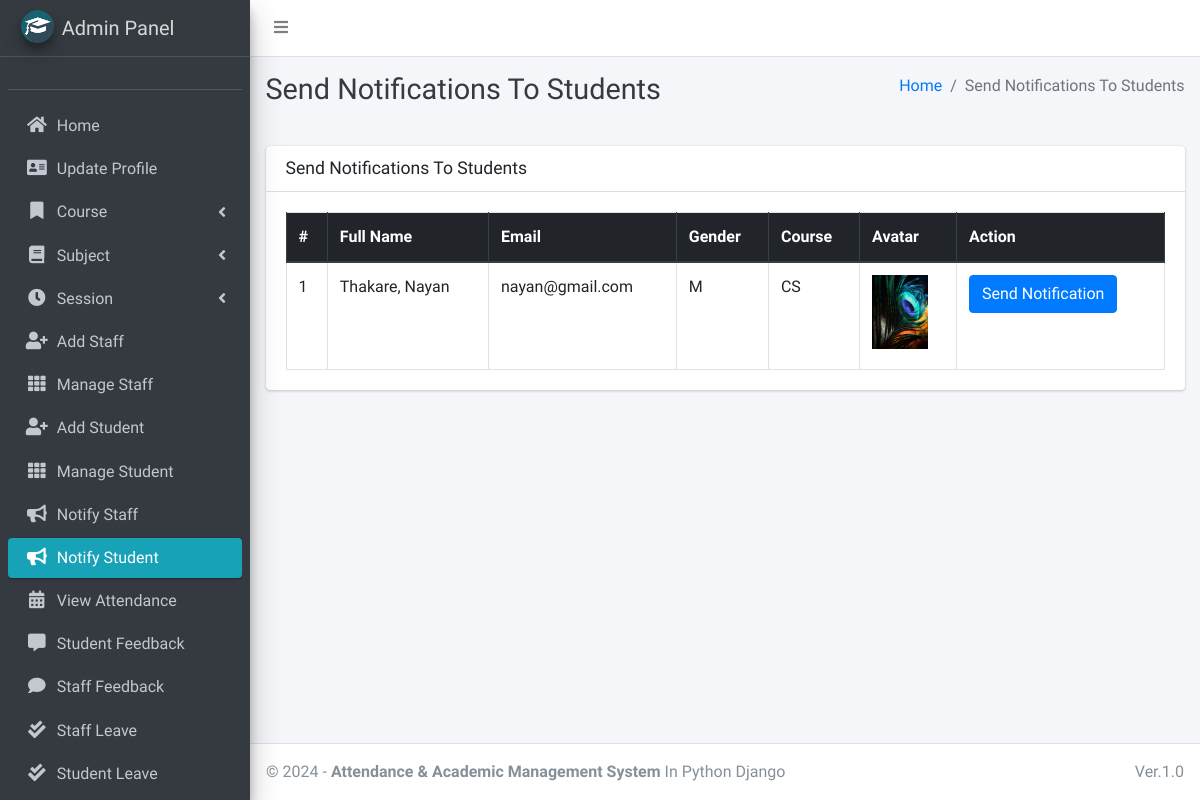
The page /admin_notify_student (signed in) on the database as committed earlier.
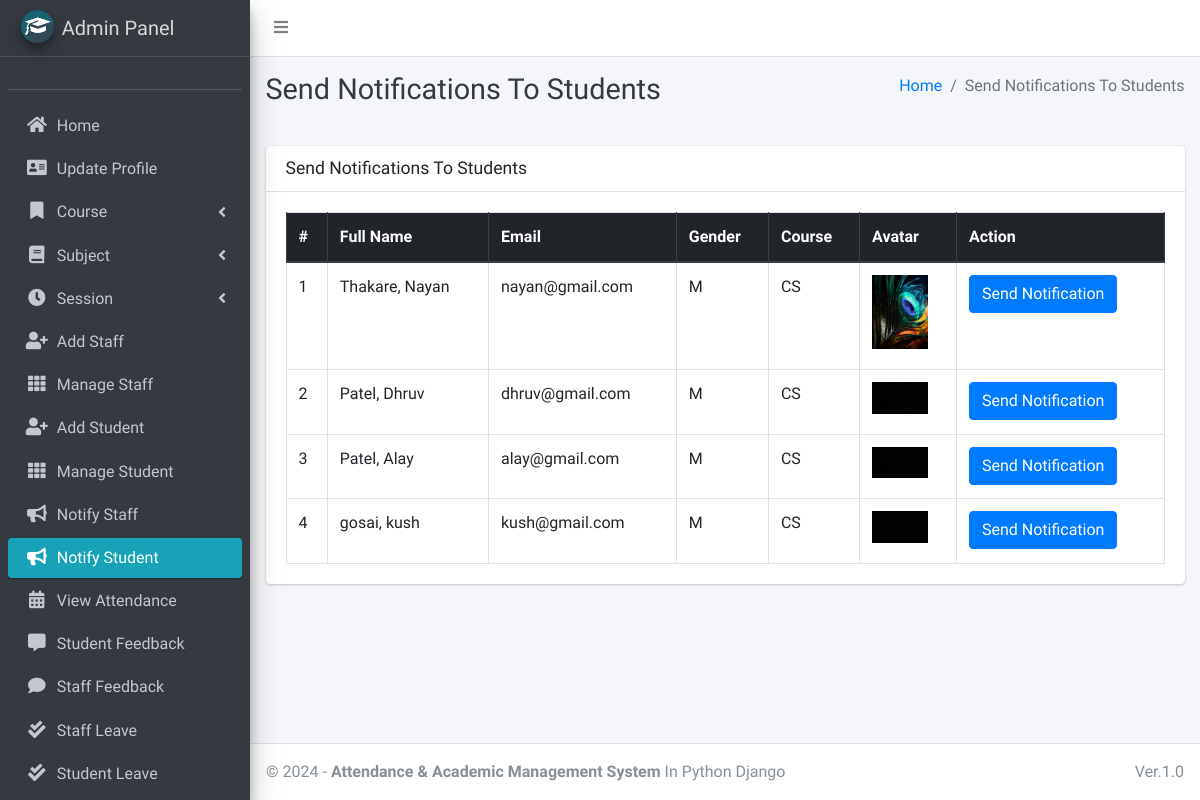
The same page on the database as committed later.
### main_app/models.py (models this page shows, shortened)
class CustomUser(AbstractUser):
    USER_TYPE = ((1, "HOD"), (2, "Staff"), (3, "Student"))
    GENDER = [("M", "Male"), ("F", "Female")]
    username = None  # Removed username, using email instead
    email = models.EmailField(unique=True)
    user_type = models.CharField(default=1, choices=USER_TYPE, max_length=1)
    gender = models.CharField(max_length=1, choices=GENDER)
    profile_pic = models.ImageField()
    address = models.TextField()
    fcm_token = models.TextField(default="")  # For firebase notifications
    created_at = models.DateTimeField(auto_now_add=True)
    updated_at = models.DateTimeField(auto_now=True)
    USERNAME_FIELD = "email"
    REQUIRED_FIELDS = []
    objects = CustomUserManager()
    def __str__(self):
        return self.last_name + ", " + self.first_name

class Student(models.Model):
    admin = models.OneToOneField(CustomUser, on_delete=models.CASCADE)
    course = models.ForeignKey(Course, on_delete=models.DO_NOTHING, null=True, blank=False)
    session = models.ForeignKey(Session, on_delete=models.DO_NOTHING, null=True)

class Course(models.Model):
    name = models.CharField(max_length=120)
    created_at = models.DateTimeField(auto_now_add=True)
    updated_at = models.DateTimeField(auto_now=True)

### main_app/hod_views.py (the view)
# urls.py: path("admin_notify_student", hod_views.admin_notify_student,
def admin_notify_student(request):
    student = CustomUser.objects.filter(user_type=3)
    context = {
        'page_title': "Send Notifications To Students",
        'students': student
    }
    return render(request, "hod_template/student_notification.html", context)

### main_app/templates/hod_template/student_notification.html (shortened to what this page needs)
{% extends 'main_app/base.html' %}
{% load static %}
{% block page_title %}{{page_title}}{% endblock page_title %}
{% block content %}
<section class="content">
    <div class="container-fluid">
        <div class="row">
            <div class="col-md-12">
                <div class="card">
                    <div class="card-header">
                        <h3 class="card-title">{{page_title}}</h3>
                    </div>
                    <div class="card-body">
                        <table id="example2" class="table table-bordered table-hover">
                            <thead class="thead-dark">
                                <tr>
                                    <th>#</th>
                                    <th>Full Name</th>
                                    <th>Email</th>
                                    <th>Gender</th>
                                    <th>Course</th>
                                    <th>Avatar</th>
                                    <th>Action</th>
                                </tr>
                            </thead>
                            <tbody>
                                {% for student in students %}
                                <tr>
                                    <td>{{ forloop.counter }}</td>
                                    <td>{{student.last_name}}, {{student.first_name}}</td>
                                    <td>{{student.email}}</td>
                                    <td>{{student.gender}}</td>
                                    <td>{{student.student.course.name}}</td>
                                    <td>
                                        {% if student.profile_pic == ""  %}
                                        No Image
                                        {% else %}
                                        <img class="img img-fluid mb-2" height="56" width="56"
                                            src="{{student.profile_pic}}" alt="">
                                        {% endif %}
                                    </td>
                                    <td><button data-toggle = "modal" data-target = "#myModal"class="btn btn-primary show_notification" value="{{student.id}}">Send Notification</button>
                                    </td>
                                </tr>
                                {% endfor %}
                            </tbody>
                        </table>
                    </div>
                </div>
            </div>
        </div>
    </div>
</section>
{% endblock content %}

### main_app/templates/main_app/base.html (shortened to what this page needs)
{% load static %}
<!DOCTYPE html>
<html>
<head>
    <link rel="stylesheet" href="{% static 'plugins/fontawesome-free/css/all.min.css'%} ">
    <link rel="stylesheet" href="https://code.ionicframework.com/ionicons/2.0.1/css/ionicons.min.css">
    <link rel="stylesheet"
        href="{% static 'plugins/tempusdominus-bootstrap-4/css/tempusdominus-bootstrap-4.min.css'%} ">
    <link rel="stylesheet" href="{% static 'plugins/icheck-bootstrap/icheck-bootstrap.min.css'%} ">
    <link rel="stylesheet" href="{% static 'dist/css/adminlte.min.css'%} ">
    <link rel="stylesheet" href="{% static 'plugins/overlayScrollbars/css/OverlayScrollbars.min.css'%} ">
    <link rel="stylesheet" href="{% static 'plugins/daterangepicker/daterangepicker.css'%} ">
</head>
<body class="hold-transition sidebar-mini layout-fixed">
    <div class="wrapper">
        <nav class="main-header navbar navbar-expand navbar-white navbar-light">
            <ul class="navbar-nav">
                <li class="nav-item">
                    <a class="nav-link" data-widget="pushmenu" href="#"><i class="fas fa-bars"></i></a>
                </li>
            </ul>
        </nav>
        {% include "main_app/sidebar_template.html" with user=user %}
        <div class="content-wrapper">
            <div class="content-header">
                <div class="container-fluid">
                    <div class="row mb-2">
                        <div class="col-sm-6">
                            <h1 class="m-0 text-dark">{% block page_title %}{% endblock page_title %}</h1>
                        </div>
                        <div class="col-sm-6">
                            <ol class="breadcrumb float-sm-right">
                                <li class="breadcrumb-item"><a href="#">Home</a></li>
                                <li class="breadcrumb-item active">{{ page_title }}</li>
                            </ol>
                        </div>
                    </div>
                </div>
            </div>
<section class="content">
    <div class="container-fluid">
        <div class="row">
            <div class="col-md-12">
            </div></div></div></section>
            {% block content %}
            {% endblock content %}
        </div>
        {% include "main_app/footer.html" %}
    </div>
</body>
</html>

### main_app/templates/main_app/sidebar_template.html (shortened to what this page needs)
{% load static %}
<aside class="main-sidebar sidebar-dark-info elevation-4">
    {% if request.user.user_type == '1' %}
    <a href="{% url 'admin_home' %}" class="brand-link">
        <img src="{% static 'dist/img/cmsl.png' %} " alt="AdminLTE Logo"
            class="brand-image img-circle elevation-3" >
        <span class="brand-text font-weight-light">Admin Panel</span>
    </a>
    <div class="sidebar">
        <div class="user-panel mt-3 pb-3 mb-3 d-flex">
        </div>
        <nav class="mt-2">
            <ul class="nav nav-pills nav-sidebar flex-column" data-widget="treeview" role="menu" data-accordion="false">
               <li class="nav-item">
                    {% url 'admin_home' as admin_home %}
                    <a href="{{admin_home}}" class="nav-link {% if admin_home == request.path %} active {% endif %}">
                        <i class="nav-icon fas fa-home"></i>
                        <p>
                            Home
                        </p>
                    </a>
                </li>
                <li class="nav-item">
                    {% url 'admin_view_profile' as admin_view_profile %}
                    <a href="{{admin_view_profile}}"
                        class="nav-link {% if admin_view_profile == request.path %} active {% endif %}">
                        <i class="nav-icon fas fa-address-card"></i>
                        <p>
                            Update Profile
                        </p>
                    </a>
                </li>
                <li class="nav-item has-treeview">
                    <a href="#" class="nav-link">
                        <i class="nav-icon fas fa-bookmark"></i>
                        <p>
                            Course
                            <i class="fas fa-angle-left right"></i>
                        </p>
                    </a>
                </li>
                <li class="nav-item has-treeview">
                    <a href="#" class="nav-link">
                        <i class="nav-icon fas fa-book"></i>
                        <p>
                            Subject
                            <i class="fas fa-angle-left right"></i>
                        </p>
                    </a>
                </li>
                <li class="nav-item has-treeview">
                    <a href="#" class="nav-link">
                        <i class="nav-icon fas fa-clock"></i>
                        <p>
                            Session
                            <i class="fas fa-angle-left right"></i>
                        </p>
                    </a>
                </li>
                <li class="nav-item">
                    {% url 'add_staff' as add_staff %}
                    <a href="{{add_staff}}" class="nav-link {% if add_staff == request.path %} active {% endif %}">
                        <i class="nav-icon fas fa-user-plus"></i>
                        <p>
                            Add Staff
                        </p>
                    </a>
                </li>
                <li class="nav-item">
                    {% url 'manage_staff' as manage_staff %}
                    {% url 'edit_staff' staff_id as edit_staff %}
                    <a href="{{manage_staff}}"
                        class="nav-link {% if manage_staff == request.path or request.path == edit_staff %} active {% endif %}">
                        <i class="nav-icon fas fa-th"></i>
                        <p>
                            Manage Staff
                        </p>
                    </a>
                </li>
                <li class="nav-item">
                    {% url 'add_student' as add_student%}
                    <a href="{{add_student}}" class="nav-link  {% if add_student == request.path %} active {% endif %}">
                        <i class="nav-icon fas fa-user-plus"></i>
                        <p>
                            Add Student
                        </p>
                    </a>
                </li>
                <li class="nav-item">
                    {% url 'manage_student' as manage_student %}
                    {% url 'edit_student' student_id as edit_student %}
                    <a href="{{manage_student}}"
                        class="nav-link  {% if edit_student == request.path or manage_student == request.path %} active {% endif %}">
                        <i class="nav-icon fas fa-th"></i>
                        <p>
                            Manage Student
                        </p>
                    </a>
                </li>
                <li class="nav-item">
                    {% url 'admin_notify_staff' as admin_notify_staff %}
                    <a href="{{admin_notify_staff}}"
                        class="nav-link {% if admin_notify_staff == request.path %} active {% endif %}">
                        <i class="nav-icon fas fa-bullhorn"></i>
                        <p>
                            Notify Staff
                        </p>
                    </a>
                </li>
                <li class="nav-item">
                    {% url 'admin_notify_student' as admin_notify_student %}
                    <a href="{{admin_notify_student}}"
                        class="nav-link {% if admin_notify_student == request.path %} active {% endif %}">
                        <i class="nav-icon fas fa-bullhorn"></i>
                        <p>
                            Notify Student
                        </p>
                    </a>
                </li>
                <li class="nav-item">
                    {% url 'admin_view_attendance' as admin_view_attendance %}
                <li class="nav-item">
                    <a href="{{admin_view_attendance}}"
                        class="nav-link  {% if admin_view_attendance == request.path %} active {% endif %}">
                        <i class="nav-icon fas fa-calendar-alt"></i>
                        <p>
                            View Attendance
                        </p>
                    </a>
                </li>
                <li class="nav-item">
                    {% url 'student_feedback_message' as student_feedback_message %}
                    <a href="{{ student_feedback_message }}"
                        class="nav-link  {% if student_feedback_message == request.path %} active {% endif %}">
                        <i class="nav-icon fas fa-comment-alt"></i>
                        <p>
                            Student Feedback
                        </p>
                    </a>
                </li>
                <li class="nav-item">
                    {% url 'staff_feedback_message' as staff_feedback_message %}
                    <a href="{{staff_feedback_message}}"
                        class="nav-link   {% if staff_feedback_message == request.path %} active {% endif %}">
                        <i class="nav-icon fas fa-comment"></i>
                        <p>
                            Staff Feedback
                        </p>
                    </a>
                </li>
                <li class="nav-item">
                    {% url 'view_staff_leave' as view_staff_leave %}
                    <a href="{{view_staff_leave}}"
                        class="nav-link  {% if view_staff_leave == request.path %} active {% endif %}">
                        <i class="nav-icon fas fa-check-double"></i>
                        <p>
                            Staff Leave
                        </p>
                    </a>
                </li>
                <li class="nav-item">
                    {% url 'view_student_leave' as view_student_leave %}
                    <a href="{% url 'view_student_leave' %}"
                        class="nav-link  {% if view_student_leave == request.path %} active {% endif %}">
                        <i class="nav-icon fas fa-check-double"></i>
                        <p>
                            Student Leave
                        </p>
                    </a>
                </li>
                                        {% endif %}
                                    </ul>
                                </nav>
                            </div>
</aside>

### main_app/templates/main_app/footer.html
<footer class="main-footer">
    &copy; {% now "Y" %} - <strong>Attendance & Academic Management System</strong>
    In Python Django
    <div class="float-right d-none d-sm-inline-block">
       Ver.1.0
    </div>
</footer>

Rows that differ between the two databases and show on the page:
added CustomUser: last_name "Patel", first_name "Dhruv", email "dhruv@gmail.com", gender "M", student.course.name "CS", profile_pic (picture)
added CustomUser: last_name "Patel", first_name "Alay", email "alay@gmail.com", gender "M", student.course.name "CS", profile_pic (picture)
added CustomUser: last_name "gosai", first_name "kush", email "kush@gmail.com", gender "M", student.course.name "CS", profile_pic (picture)
